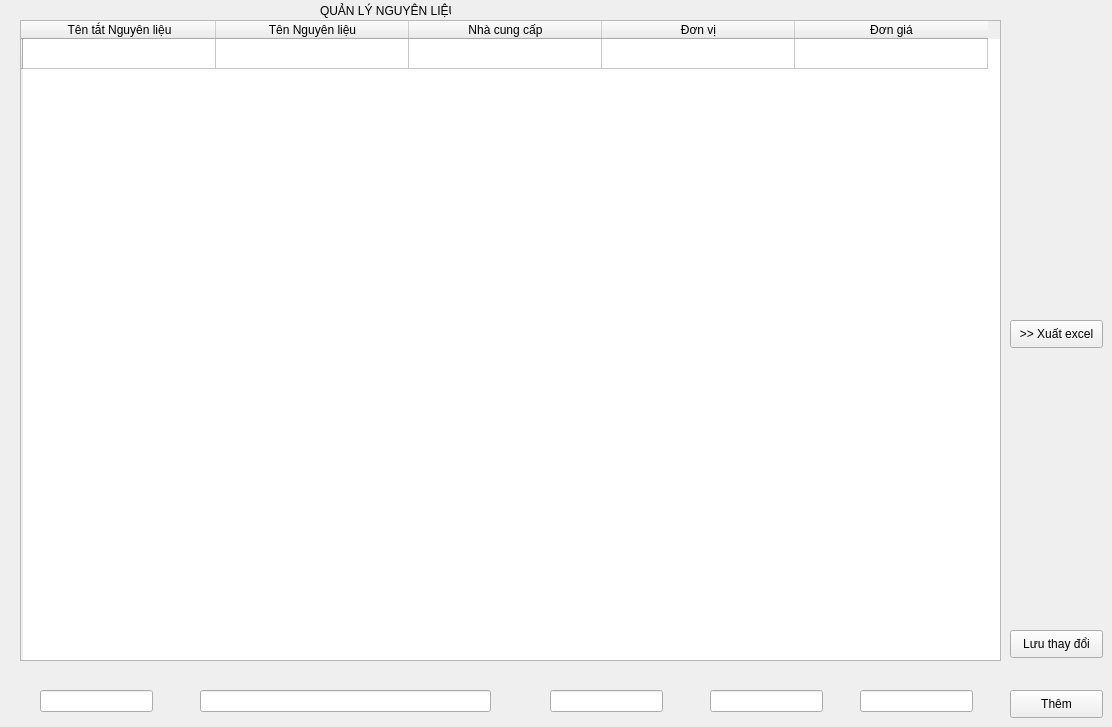
    <widget class="QWidget" name="tab_5">
     <attribute name="title">
      <string>KhachHang</string>
     </attribute>
     <widget class="QPushButton" name="pushButton_16">
      <property name="geometry">
       <rect>
        <x>1010</x>
        <y>320</y>
        <width>93</width>
        <height>28</height>
       </rect>
      </property>
      <property name="text">
       <string>&gt;&gt; Xuất excel</string>
      </property>
     </widget>
     <widget class="QPushButton" name="pushButton_17">
      <property name="geometry">
       <rect>
        <x>1010</x>
        <y>630</y>
        <width>93</width>
        <height>28</height>
       </rect>
      </property>
      <property name="text">
       <string>Lưu thay đổi</string>
      </property>
     </widget>
     <widget class="QLineEdit" name="lineEdit_13">
      <property name="geometry">
       <rect>
        <x>200</x>
        <y>690</y>
        <width>291</width>
        <height>22</height>
       </rect>
      </property>
     </widget>
     <widget class="QLineEdit" name="lineEdit_14">
      <property name="geometry">
       <rect>
        <x>710</x>
        <y>690</y>
        <width>113</width>
        <height>22</height>
       </rect>
      </property>
     </widget>
     <widget class="QTableWidget" name="tableWidget_5">
      <property name="geometry">
       <rect>
        <x>20</x>
        <y>20</y>
        <width>981</width>
        <height>641</height>
       </rect>
      </property>
      <property name="cursor" stdset="0">
       <cursorShape>ArrowCursor</cursorShape>
      </property>
      <property name="contextMenuPolicy">
       <enum>Qt::DefaultContextMenu</enum>
      </property>
      <property name="sizeAdjustPolicy">
       <enum>QAbstractScrollArea::AdjustIgnored</enum>
      </property>
      <property name="autoScroll">
       <bool>true</bool>
      </property>
      <property name="dragDropOverwriteMode">
       <bool>true</bool>
      </property>
      <property name="showGrid">
       <bool>true</bool>
      </property>
      <attribute name="horizontalHeaderCascadingSectionResizes">
       <bool>false</bool>
      </attribute>
      <attribute name="horizontalHeaderDefaultSectionSize">
       <number>193</number>
      </attribute>
      <attribute name="horizontalHeaderShowSortIndicator" stdset="0">
       <bool>false</bool>
      </attribute>
      <attribute name="horizontalHeaderStretchLastSection">
       <bool>false</bool>
      </attribute>
      <attribute name="verticalHeaderShowSortIndicator" stdset="0">
       <bool>false</bool>
      </attribute>
      <attribute name="verticalHeaderStretchLastSection">
       <bool>false</bool>
      </attribute>
      <row>
       <property name="text">
        <string/>
       </property>
      </row>
      <column>
       <property name="text">
        <string>Tên tắt Nguyên liệu</string>
       </property>
      </column>
      <column>
       <property name="text">
        <string>Tên Nguyên liệu</string>
       </property>
      </column>
      <column>
       <property name="text">
        <string>Nhà cung cấp</string>
       </property>
      </column>
      <column>
       <property name="text">
        <string>Đơn vị</string>
       </property>
      </column>
      <column>
       <property name="text">
        <string>Đơn giá</string>
       </property>
      </column>
      <item row="0" column="1">
       <property name="text">
        <string/>
       </property>
      </item>
      <item row="0" column="2">
       <property name="text">
        <string/>
       </property>
      </item>
      <item row="0" column="3">
       <property name="text">
        <string/>
       </property>
      </item>
      <item row="0" column="4">
       <property name="text">
        <string/>
       </property>
      </item>
     </widget>
     <widget class="QLineEdit" name="lineEdit_15">
      <property name="geometry">
       <rect>
        <x>860</x>
        <y>690</y>
        <width>113</width>
        <height>22</height>
       </rect>
      </property>
     </widget>
     <widget class="QPushButton" name="pushButton_18">
      <property name="geometry">
       <rect>
        <x>1010</x>
        <y>690</y>
        <width>93</width>
        <height>28</height>
       </rect>
      </property>
      <property name="text">
       <string>Thêm</string>
      </property>
     </widget>
     <widget class="QLabel" name="label_4">
      <property name="geometry">
       <rect>
        <x>320</x>
        <y>0</y>
        <width>131</width>
        <height>21</height>
       </rect>
      </property>
      <property name="text">
       <string>QUẢN LÝ NGUYÊN LIỆU </string>
      </property>
     </widget>
     <widget class="QLineEdit" name="lineEdit_16">
      <property name="geometry">
       <rect>
        <x>40</x>
        <y>690</y>
        <width>113</width>
        <height>22</height>
       </rect>
      </property>
      <property name="inputMask">
       <string/>
      </property>
      <property name="text">
       <string/>
      </property>
     </widget>
     <widget class="QLineEdit" name="lineEdit_17">
      <property name="geometry">
       <rect>
        <x>550</x>
        <y>690</y>
        <width>113</width>
        <height>22</height>
       </rect>
      </property>
     </widget>
    </widget>
